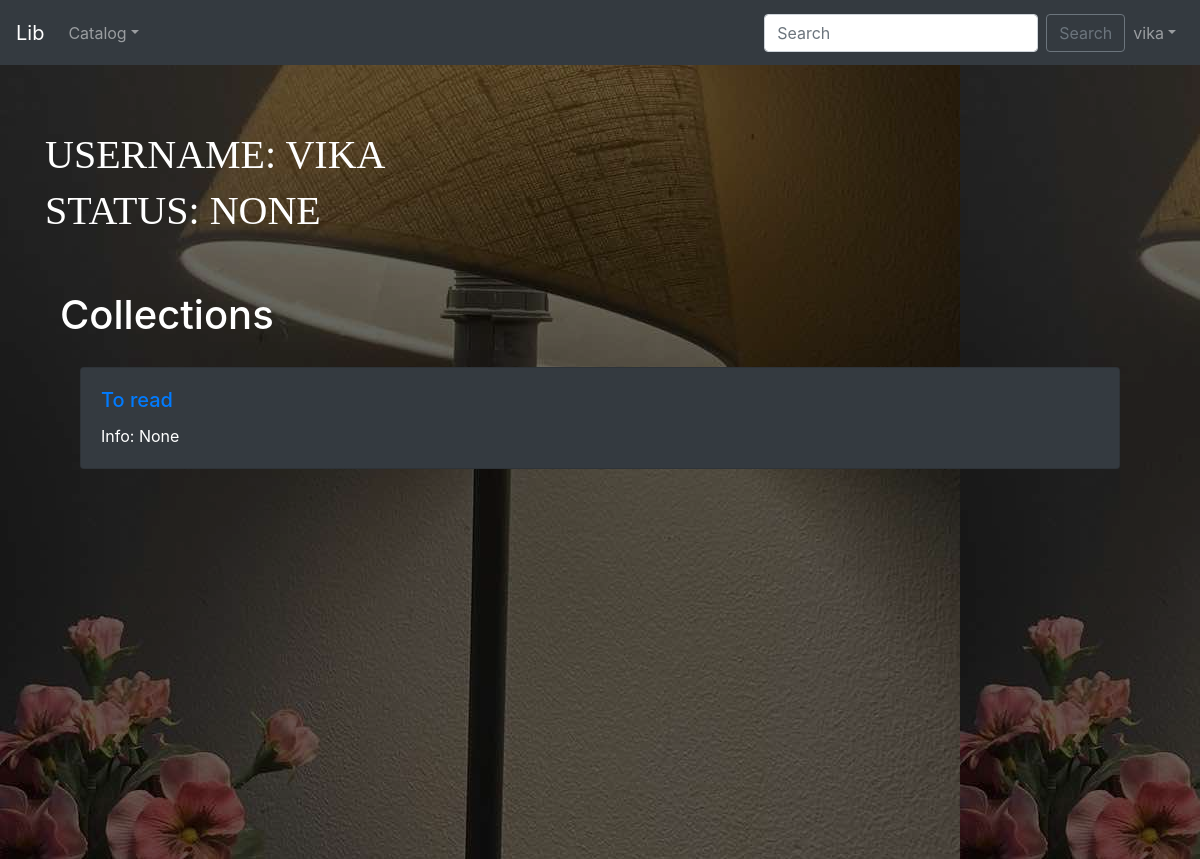
/lab1p/profile/ (signed in), run on an earlier commit of the app's database.
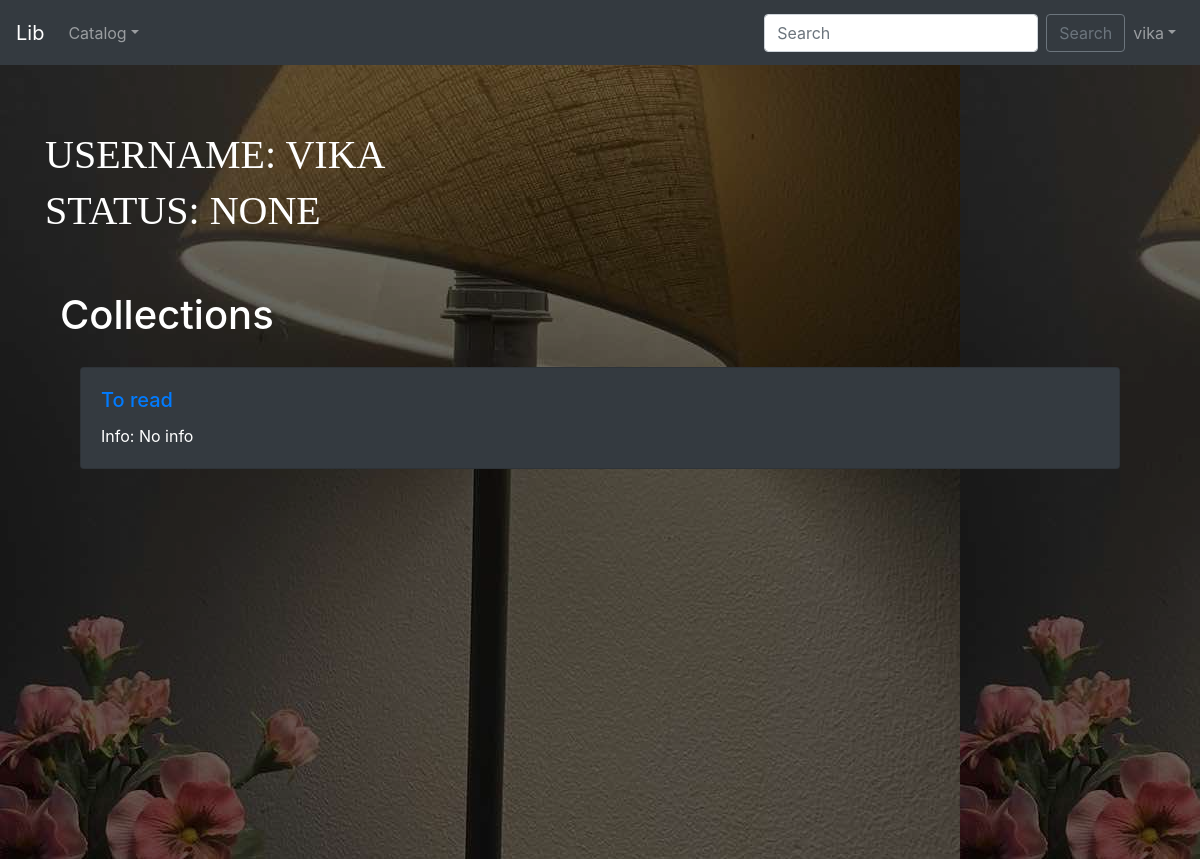
And on a later commit of the database.
### lab1p/models.py (models this page shows, shortened)
class Collection(models.Model):
    creator = models.ForeignKey(User, on_delete=models.CASCADE, related_name='collections', null=True)
    Name = models.CharField(max_length=50, default='To read')
    Information = models.CharField(max_length=150, default='No info', blank=True)
    date_created = models.DateField(null=True, blank=True)
    class Meta:
        unique_together = ("creator", "Name")

### lab1p/views.py (the view)
# urls.py: path('profile/', views.profile, name='user-detail'),
def profile(request):
    creator = request.user
    collections = creator.collections.all()
    context = {
        'user': creator,
        'collection': collections
    }
    return render(request, 'templates/profile.html', context)

### templatetags/languages_helpers.py (called while the page is built)
@register.filter
def get_language_info_list_ex(request):
    data = []
    def get_language_info(language):
        if len(language[0]) > 1:
            return translation.get_language_info(language[0])
        else:
            return translation.get_language_info(str(language))
    flag_map = {
        'en': 'gb',
        'uk': 'ua',
    }
    current_language = translation.get_language()
    for language in settings.LANGUAGES:
        info = get_language_info(language)
        code = info['code']
        info['is_current'] = (code == current_language)
        info['flag'] = flag.flag(flag_map.get(code, code))
        data.append(info)
    return data

### templates/templates/profile.html (shortened to what this page needs)
{% extends "templates/navbar.html" %}
{% load static %}
{% load i18n %}
{% block head %}
    <link rel="stylesheet" href="{% static 'css/style.css' %}">
{% endblock %}
{% block body %}
    <div id="intro_profile" class="bg-image shadow-2-strong" style="padding-top: 2.42%">
        <div class="mask" style="background-color: rgba(0, 0, 0, 0.6);">
            <div class="container align-items-start justify-content-start text-start h-100">
              <div class="text-white">
              <br><br><br>
                    <div class="t208__text t-text t-text_sm" field="text" style="color:#ffffff;font-size:20px;font-weight:600;font-family:'FuturaPT';text-transform:uppercase;">
                        <h1>
                            {% trans "Username" %}: {{ user.username }}
                        </h1>
                        <h1>
                            {% trans "Status" %}:
                            {% if user.profile.status %}
                                {{ user.profile.status }}
                            {% else %}
                                {% trans "None" %}
                            {% endif %}
                        </h1>
                    </div>
              <br><br>
                    <div class="container">
                        <h1>{% trans "Collections" %}</h1>
                            <div class="scroll">
                                {% for cl in collection %}
                                    <div class="overflow-auto">
                                        <div class="card text-white bg-dark mb-3">
                                            <div class="card-body">
                                                <h5 class="card-title"><a href="{% url 'books-for-collection' cl.pk %}">{{ cl.Name }}</a></h5>
                                                <p class="card-text">{% trans "Info" %}: {% if cl.Information %}
                                                    {{ cl.Information }}
                                                    {% else %}
                                                    None
                                                    {% endif %}
                                                </p>
                                            </div>
                                        </div>
                                    </div>
                                {% endfor %}
                            </div>
                        </div>
                    </div>
              </div>
            </div>
        </div>
{% endblock %}

What changed in the data, as far as the page shows it:
changed Collection "To read": Information (not shown) → "No info"; no longer shows "None"
